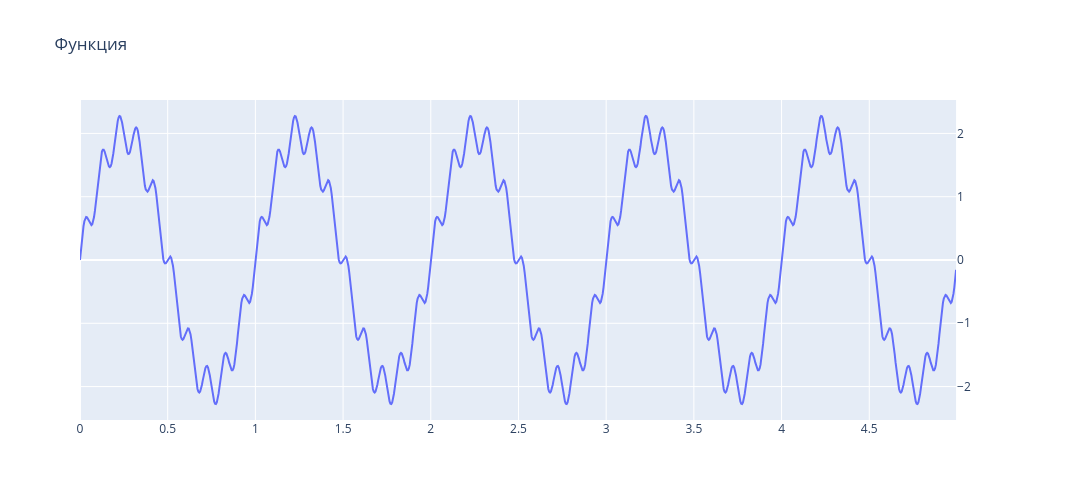
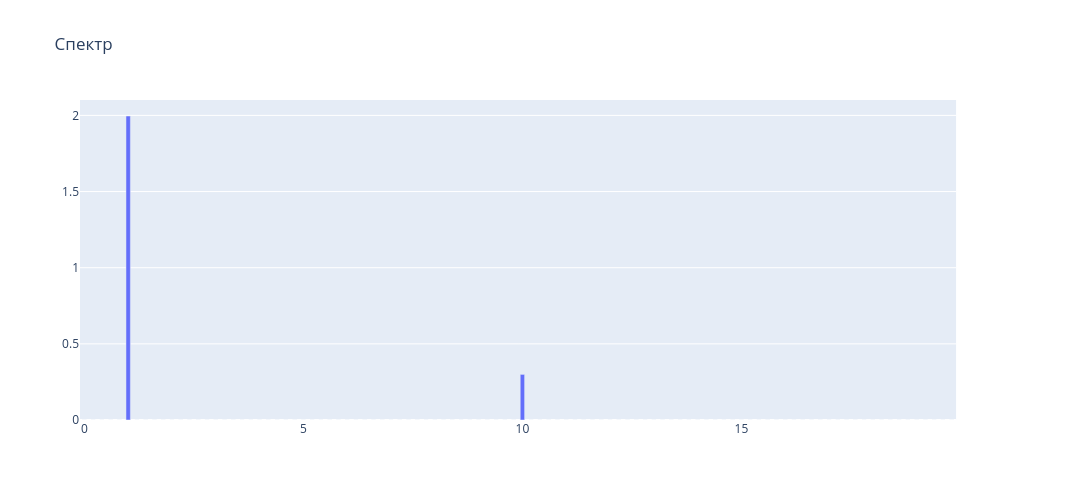
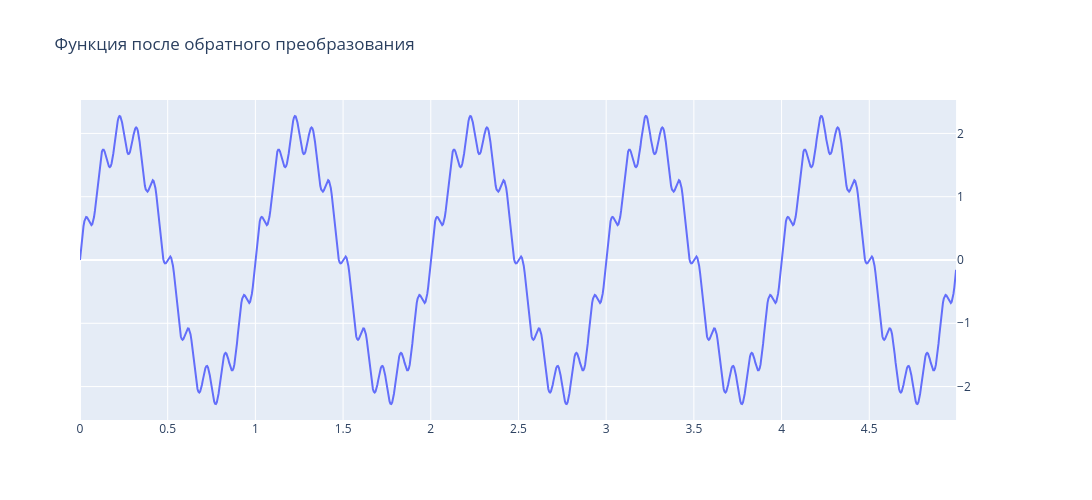

The notebook cell these images were saved under, in order:
### Markdown cell above
## Анализ данных карьерного самосвала
- Для выделения ям будем использовать преобразование Фурье, как алгоритм фильтрации данных.

### Code cell
import math 
import pandas as pd
import numpy as np
from scipy.fft import rfft, rfftfreq, irfft
import plotly.graph_objects as go
from plotly.subplots import make_subplots

# Тут мы посмотрим как делается преобразование фурье на простом примере с двумя синусоидами.

freq = 1
interval = 5
n_points = 200
x = [t/n_points for t in range(int(n_points*interval))]
y = [2*np.sin(2*np.pi*freq*t) + 0.3*np.sin(2*np.pi*10*freq*t) for t in x]

fig = make_subplots(specs=[[{"secondary_y": True}]])
fig.add_trace(go.Scatter(x=x, y=y, mode='lines', name='Гармоническая функция'), secondary_y=True)
fig.update_layout(title='Функция', width=1100, height=500)
fig.show()

yf = rfft(y)
abs_yf = [np.abs(i)/len(yf) for i in yf]
xf = rfftfreq(len(y), 1/n_points)

fig = make_subplots(specs=[[{"secondary_y": True}]])
fig.add_trace(go.Bar(x=xf[:100], y=abs_yf[:100], width=.1, name='Spectr'), secondary_y=False)
fig.update_layout(title='Спектр', width=1200, height=500)
fig.show()

y = irfft(yf)

fig = make_subplots(specs=[[{"secondary_y": True}]])
fig.add_trace(go.Scatter(x=x, y=y, mode='lines', name='Гармоническая функция'), secondary_y=True)
fig.update_layout(title='Функция после обратного преобразования', width=1100, height=500)
fig.show()

### Figure 1 — Plotly figure (JSON) as saved in the notebook; plotly's stock layout.template omitted (floating-point values rounded to 4 significant figures; data arrays with more than 128 entries replaced by an {"elided": "..."} marker saying what was removed)
{"data": [{"mode": "lines", "name": "Гармоническая функция", "type": "scatter", "x": {"elided": "1000 float values"}, "xaxis": "x", "y": {"elided": "1000 float values"}, "yaxis": "y2"}], "layout": {"height": 500, "title": {"text": "Функция"}, "width": 1100, "xaxis": {"anchor": "y", "domain": [0, 0.94]}, "yaxis": {"anchor": "x", "domain": [0, 1]}, "yaxis2": {"anchor": "x", "overlaying": "y", "side": "right"}}}

### Figure 2 — Plotly figure (JSON) as saved in the notebook; plotly's stock layout.template omitted (floating-point values rounded to 4 significant figures)
{"data": [{"name": "Spectr", "type": "bar", "width": 0.1, "x": [0.0, 0.2, 0.4, 0.6, 0.8, 1.0, 1.2, 1.4, 1.6, 1.8, 2.0, 2.2, 2.4, 2.6, 2.8, 3.0, 3.2, 3.4, 3.6, 3.8, 4.0, 4.2, 4.4, 4.6, 4.8, 5.0, 5.2, 5.4, 5.6, 5.8, 6.0, 6.2, 6.4, 6.6, 6.8, 7.0, 7.2, 7.4, 7.6, 7.8, 8.0, 8.2, 8.4, 8.6, 8.8, 9.0, 9.2, 9.4, 9.6, 9.8, 10.0, 10.2, 10.4, 10.6, 10.8, 11.0, 11.2, 11.4, 11.6, 11.8, 12.0, 12.2, 12.4, 12.6, 12.8, 13.0, 13.2, 13.4, 13.6, 13.8, 14.0, 14.2, 14.4, 14.6, 14.8, 15.0, 15.2, 15.4, 15.6, 15.8, 16.0, 16.2, 16.4, 16.6, 16.8, 17.0, 17.2, 17.4, 17.6, 17.8, 18.0, 18.2, 18.4, 18.6, 18.8, 19.0, 19.2, 19.4, 19.6, 19.8], "xaxis": "x", "y": [1.523e-17, 5.623e-17, 8.628e-17, 2.091e-16, 4.511e-16, 1.996, 4.48e-16, 2.739e-16, 1.589e-16, 6.671e-17, 3.335e-16, 1.111e-16, 1.525e-16, 1.764e-16, 6.431e-17, 9.906e-17, 4.839e-17, 4.9e-17, 1.058e-16, 8.901e-17, 1.017e-16, 4.884e-17, 9.926e-17, 9.181e-17, 6.574e-17, 5.57e-17, 1.713e-16, 1.358e-16, 1.774e-16, 7.929e-17, 2.001e-16, 4.065e-17, 1.165e-16, 8.578e-17, 1.512e-16, 3.205e-16, 8.211e-17, 6.039e-17, 1.526e-16, 9.43e-17, 1.078e-16, 1.286e-16, 1.868e-16, 2.331e-16, 1.219e-16, 3.857e-16, 2.792e-16, 2.51e-16, 4.543e-16, 8.771e-16, 0.2994, 3.5e-16, 1.389e-16, 1.232e-16, 5.579e-17, 7.826e-17, 3.69e-17, 5.049e-17, 1.381e-17, 4.511e-17, 1.292e-16, 2.057e-16, 2.818e-16, 1.494e-16, 5.504e-17, 1.132e-16, 2.253e-16, 1.955e-16, 4.179e-16, 4.816e-16, 5.4e-16, 3.968e-16, 3.153e-16, 1.611e-16, 7.823e-17, 1.496e-16, 1.166e-16, 2.285e-16, 1.247e-16, 1.023e-16, 1.885e-17, 5.313e-17, 2.715e-17, 1.035e-16, 1.101e-16, 9.9e-17, 4.531e-17, 6.118e-17, 1.011e-16, 1.259e-16, 2.1e-16, 4.901e-17, 1.336e-16, 4.936e-17, 3.285e-17, 5.623e-17, 7.688e-17, 3.216e-17, 3.125e-17, 4.625e-17], "yaxis": "y"}], "layout": {"height": 500, "title": {"text": "Спектр"}, "width": 1200, "xaxis": {"anchor": "y", "domain": [0, 0.94]}, "yaxis": {"anchor": "x", "domain": [0, 1]}, "yaxis2": {"anchor": "x", "overlaying": "y", "side": "right"}}}

### Figure 3 — Plotly figure (JSON) as saved in the notebook; plotly's stock layout.template omitted (floating-point values rounded to 4 significant figures; data arrays with more than 128 entries replaced by an {"elided": "..."} marker saying what was removed)
{"data": [{"mode": "lines", "name": "Гармоническая функция", "type": "scatter", "x": {"elided": "1000 float values"}, "xaxis": "x", "y": {"elided": "1000 float values"}, "yaxis": "y2"}], "layout": {"height": 500, "title": {"text": "Функция после обратного преобразования"}, "width": 1100, "xaxis": {"anchor": "y", "domain": [0, 0.94]}, "yaxis": {"anchor": "x", "domain": [0, 1]}, "yaxis2": {"anchor": "x", "overlaying": "y", "side": "right"}}}
